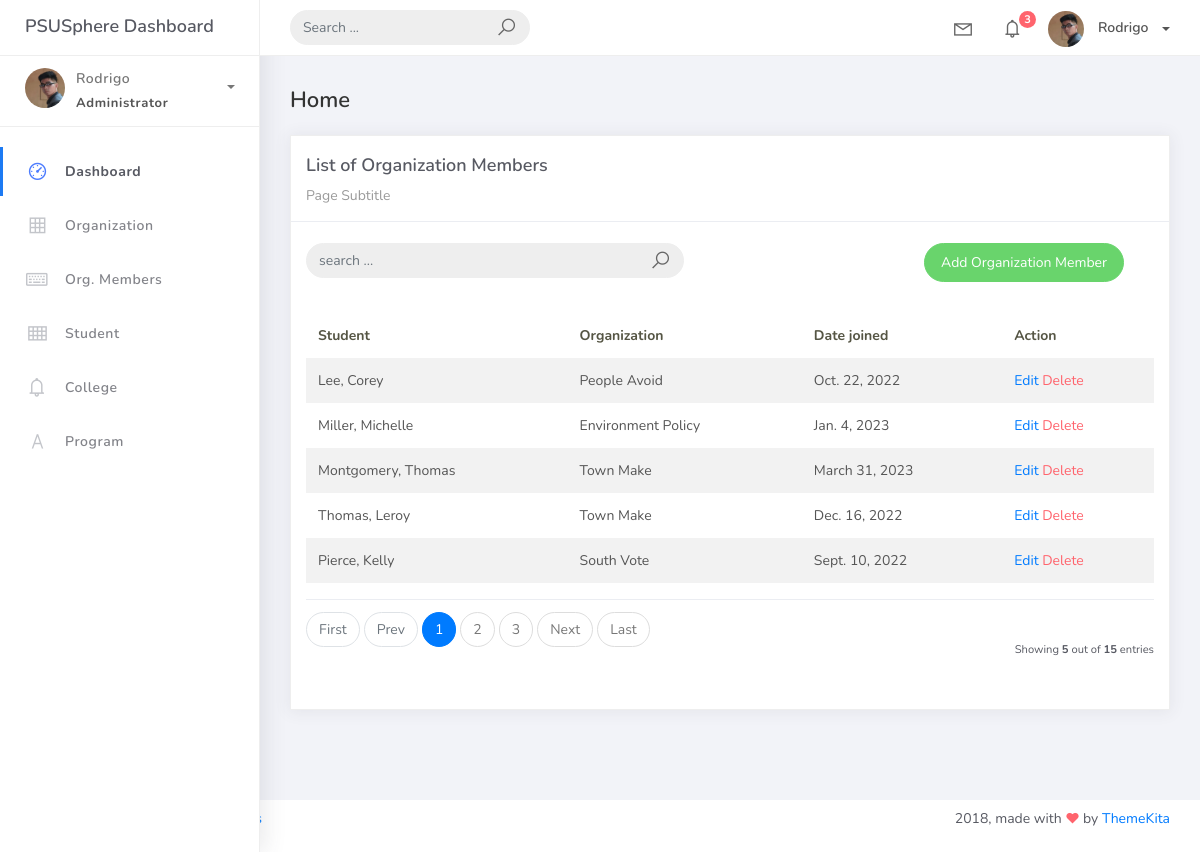
/organization_mem_list, run on the app's committed database.
### studentorg/models.py (models this page shows)
class BaseModel (models.Model):
    created_at = models.DateTimeField(auto_now_add=True, db_index=True)
    updated_at = models.DateTimeField (auto_now=True)
    class Meta:
        abstract = True

class OrgMember (BaseModel):
    student = models.ForeignKey (Student, on_delete=models.CASCADE)
    organization = models.ForeignKey (Organization, on_delete=models.CASCADE)
    date_joined = models.DateField()

class Student(BaseModel):
    student_id = models.CharField (max_length=15)
    lastname = models.CharField (max_length=25)
    firstname = models.CharField (max_length=25)
    middlename = models.CharField (max_length=25, blank=True, null=True)
    program = models.ForeignKey(Program, on_delete=models.CASCADE)
    def __str__(self):
        return f" {self.lastname}, {self.firstname}"

class Organization(BaseModel):
    name = models.CharField(max_length=250)
    college = models.ForeignKey (
        College, null=True, blank=True, on_delete=models.CASCADE)
    description = models.CharField(max_length=500)
    def __str__(self):
        return self.name

### studentorg/views.py (the view, shortened to what this page needs)
# urls.py: path('organization_mem_list', OrganizationMemberList.as_view(), name='organization-mem-list'),
class OrganizationMemberList(ListView):
    model = OrgMember
    context_object_name = 'home'
    template_name = 'org_mem_list.html'
    paginate_by = 5
    def get_queryset(self, *args, **kwargs):
        qs = super(OrganizationMemberList, self).get_queryset(*args, **kwargs)
        return qs

### templates/org_mem_list.html
{% extends 'base.html' %}
{% load static %}
{% block content %}
<div class="content">
    <div class="container-fluid">
        <h4 class="page-title">Home</h4>
        <div class="row">
            <div class="col-md-12">
                <div class="card">
                    <div class="card-header">
                        <div class="card-title">List of Organization Members</div>
                        <div class="card-category">Page Subtitle</div>
                    </div>
                    <br />
                    <div class="col-md-12 row">
                        <div class="col-md-6">
                            <form class="navbar-left navbar-form nav-search mr-md-3" action="{% url 'organization-mem-list' %}">
                                <div class="input-group">
                                    <input type="text" placeholder="search ..." class="form-control" name="q"/>
                                    <div class="input-group-append">
                                        <span class="input-group-text">
                                            <i class="la la-search search-icon"></i>
                                        </span>
                                    </div>
                                </div>
                            </form>
                        </div>
                        <div class="col-md-6">
                            <div class="pull-right">
                                <a href="{% url 'organization-mem-add' %}" class="btn btn-success btn-rounded">Add Organization Member</a>
                            </div>
                        </div>
                    </div>
                    <div class="card-body">
                        <table class="table table-striped mt-3">
                            <thead>
                                <tr>
                                    <th scope="col">Student</th>
                                    <th scope="col">Organization</th>
                                    <th scope="col">Date joined</th>
                                    <th scope="col">Action</th>
                                </tr>
                            </thead>
                            <tbody>
                                {% for object in object_list %}
                                <tr>
                                    <td>{{ object.student }}</td>
                                    <td>{{ object.organization}}</td>
                                    <td>{{ object.date_joined}}</td>
                                    <td>
                                        <a href="organization_mem_list/{{ object.id}}">Edit</a>
                                        <a href="organization_mem_list/{{ object.id }}/delete" class="text-danger">Delete</a>
                                    </td>
                                </tr>
                                {% empty %}
                                <tr>
                                    <td colspan="4" style="text-align: center">
                                    <p class="text-sm font-weight-bold mb-0">No Records Found</p>
                                    </td>
                                </tr>
                                {% endfor %}
                            </tbody>
                        </table>
                        {% include 'includes/pagination.html' %}
                    </div>
                </div>
            </div>
        </div>
    </div>
</div>
{% endblock %}

### data on the page
OrgMember: student "Lee, Corey", organization "People Avoid", date_joined "Oct. 22, 2022"
OrgMember: student "Miller, Michelle", organization "Environment Policy", date_joined "Jan. 4, 2023"
OrgMember: student "Montgomery, Thomas", organization "Town Make", date_joined "March 31, 2023"
OrgMember: student "Thomas, Leroy", organization "Town Make", date_joined "Dec. 16, 2022"
OrgMember: student "Pierce, Kelly", organization "South Vote", date_joined "Sept. 10, 2022"

### other printed values
{{ page_num }} "1"
{{ page_num }} "2" "3"
{{ object_list.count }} "5"
{{ paginator.count }} "15"
